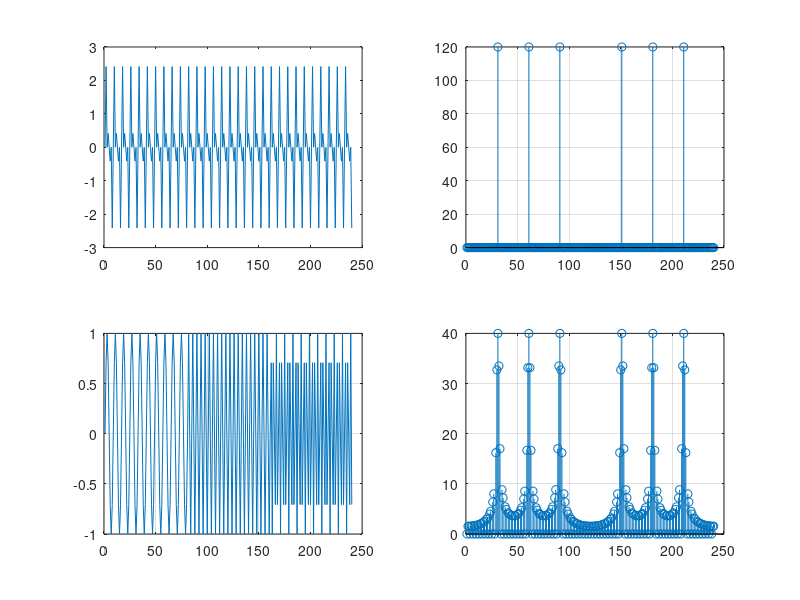

The MATLAB source for this figure: (Note: this script raises an error after producing the figure.)
clear;

Fs = 80;
T = 3;
ts= 0:1/Fs:T-1/Fs;

f1 = 10;
f2 = 20;
f3 = 30;

% В сигнале сразу три частоты
x0 = sin(2*pi*f1*ts)+sin(2*pi*f2*ts)+sin(2*pi*f3*ts);
X0 = fft(x0);

subplot(2,2,1);
plot(x0);
subplot(2,2,2);
stem(abs(X0)); grid on;

% Задаём сигнал с тремя подряд идущими частотами
t1= 0 : 1/Fs : 1-1/Fs;
x(1:length(t1))=sin(2*pi*10*t1);

t2= 1 : 1/Fs : 2-1/Fs;
x(length(t1) + 1 : length(t1) + length(t2) ) = sin(2*pi*20*t2);

t3= 2 : 1/Fs : 3-1/Fs;         
x((length(t1) + length(t2) + 1) : length(t1) + length(t2) + length(t3)) = sin(2*pi*30*t3);

subplot(2,2,3);
plot(x); grid on;

X = fft(x);

subplot(2,2,4);
stem(abs(X)); grid on;

[WX,freq] = wft(x,Fs,'f0',0.5);
%f0 = 0.01 .. 0.5

figure;
srf = surf(ts, freq, abs(WX));
set(srf, 'LineStyle', 'none');

%cwt(x,Fs);
